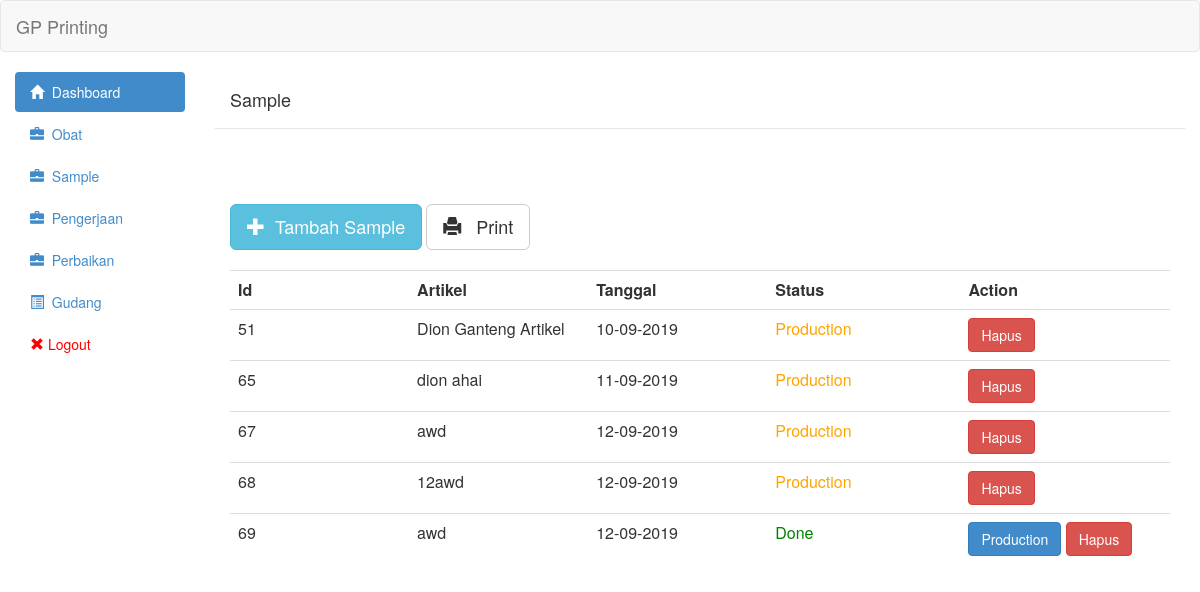
/view/sample.php (signed in), run on the app's committed database.
### tables this page shows
CREATE TABLE `sample` (
  `id` int(11) NOT NULL,
  `artikel` varchar(255) NOT NULL,
  `nomor_po` varchar(30) NOT NULL,
  `tgl` date NOT NULL,
  `tgl_selesai` date DEFAULT NULL,
  `tgl_naik_bahan` date DEFAULT NULL,
  `status` tinyint(1) NOT NULL DEFAULT 0,
  `biaya` int(11) NOT NULL
);

### controller/sample/sample_show.php (the view, shortened to what this page needs)
<?php
	include('../controller/config/linken.php');
	include('../controller/config/asset.php');
	$queryGetSample = "SELECT sample.id,sample.artikel,sample.status,sample.tgl,sample.nomor_po FROM sample ORDER BY sample.id ASC";
	$resultGetSample = mysqli_query($link,$queryGetSample) or die(mysqli_error($link));
	 echo "<table class='table table-hover'><tr>
                        <th class='col-md-1'>Id</th>
                        <th class='col-md-1'>Artikel</th>
                        <th class='col-md-1'>Tanggal</th>
						<th class='col-md-1'>Status</th>
                        <th class='col-md-1'>Action</th>
                        </tr>";
	while($row = mysqli_fetch_assoc($resultGetSample)){
	?>
                            <tr onclick='AjaxGetDetailSample(<?php echo $row["id"]?>)'>
								<td><?php echo $row['id']?></td>
                                <td><?php echo $row['artikel']?></td>
                                <td><?php echo formatTgl($row['tgl']);?></td>
								<td><?php if($row['status']==1){
									echo "<span style='color:blue'>On-Going</span>";
									}else if($row['status']==2){
										echo "<span style='color:green'>Done</span>";
									}else if($row['status']==3){
										echo "<span style='color:orange'>Production</span>";
									}
								;?></td><td>
                                <?php
                                if($row['status']==0){ ?>
                                <button onclick="ChangeStatus(<?php echo $row["id"]?>,1,'<?php echo $row["nomor_po"];?>')" class="btn btn-warning">Kerjakan</button>
								<?php }
								else if($row['status']==1){?>
								<button onclick="ChangeStatus(<?php echo $row["id"]?>,2,'<?php echo $row["nomor_po"];?>')" class="btn btn-success">Done</button>  <?php
								}
								else if($row['status']==2){?>
									<button onclick="ChangeStatus(<?php echo $row["id"]?>,3,'<?php echo $row["nomor_po"];?>')" class="btn btn-primary">Production</button>  <?php
									}
									?>
                                <a class='btn btn-danger' href='controller/sample/sample_delete.php?id="<?php echo $row["id"];?>"'>Hapus</a></td>
                            </tr>
<?php
	}
	echo "</table>";
	function formatTgl($tgl){
		$tglArray = explode("-",$tgl);
		return $tglArray[2]."-".$tglArray[1]."-".$tglArray[0];
	  }
	?>

### data on the page
sample: id "51", artikel "Dion Ganteng Artikel", tgl "10-09-2019", status "Production"
sample: id "65", artikel "dion ahai", tgl "11-09-2019", status "Production"
sample: id "67", artikel "awd", tgl "12-09-2019", status "Production"
sample: id "68", artikel "12awd", tgl "12-09-2019", status "Production"
sample: id "69", artikel "awd", tgl "12-09-2019", status "Done"
